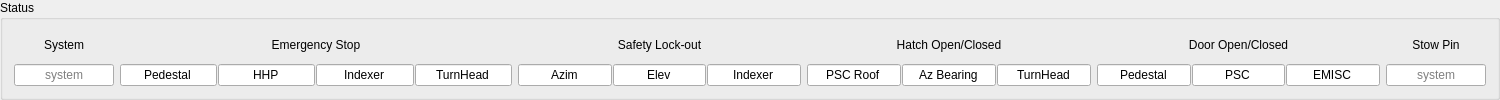
     <widget class="QGroupBox" name="groupBox_status">
      <property name="maximumSize">
       <size>
        <width>1500</width>
        <height>100</height>
       </size>
      </property>
      <property name="title">
       <string>Status</string>
      </property>
      <layout class="QGridLayout" name="gridLayout">
       <item row="0" column="0">
        <spacer name="horizontalSpacer_10">
         <property name="orientation">
          <enum>Qt::Horizontal</enum>
         </property>
         <property name="sizeHint" stdset="0">
          <size>
           <width>40</width>
           <height>20</height>
          </size>
         </property>
        </spacer>
       </item>
       <item row="0" column="1">
        <widget class="QLabel" name="label_18">
         <property name="text">
          <string>System</string>
         </property>
         <property name="alignment">
          <set>Qt::AlignCenter</set>
         </property>
        </widget>
       </item>
       <item row="0" column="2">
        <widget class="QLabel" name="label_19">
         <property name="text">
          <string>Emergency Stop</string>
         </property>
         <property name="alignment">
          <set>Qt::AlignCenter</set>
         </property>
        </widget>
       </item>
       <item row="0" column="3">
        <spacer name="horizontalSpacer_18">
         <property name="orientation">
          <enum>Qt::Horizontal</enum>
         </property>
         <property name="sizeHint" stdset="0">
          <size>
           <width>13</width>
           <height>18</height>
          </size>
         </property>
        </spacer>
       </item>
       <item row="0" column="4">
        <widget class="QLabel" name="label_20">
         <property name="text">
          <string>Safety Lock-out</string>
         </property>
         <property name="alignment">
          <set>Qt::AlignCenter</set>
         </property>
        </widget>
       </item>
       <item row="0" column="5">
        <spacer name="horizontalSpacer_20">
         <property name="orientation">
          <enum>Qt::Horizontal</enum>
         </property>
         <property name="sizeHint" stdset="0">
          <size>
           <width>13</width>
           <height>18</height>
          </size>
         </property>
        </spacer>
       </item>
       <item row="0" column="6">
        <widget class="QLabel" name="label_21">
         <property name="text">
          <string>Hatch Open/Closed</string>
         </property>
         <property name="alignment">
          <set>Qt::AlignCenter</set>
         </property>
        </widget>
       </item>
       <item row="0" column="7">
        <spacer name="horizontalSpacer_22">
         <property name="orientation">
          <enum>Qt::Horizontal</enum>
         </property>
         <property name="sizeHint" stdset="0">
          <size>
           <width>13</width>
           <height>18</height>
          </size>
         </property>
        </spacer>
       </item>
       <item row="0" column="8">
        <widget class="QLabel" name="label_22">
         <property name="text">
          <string>Door Open/Closed</string>
         </property>
         <property name="alignment">
          <set>Qt::AlignCenter</set>
         </property>
        </widget>
       </item>
       <item row="0" column="9">
        <spacer name="horizontalSpacer_24">
         <property name="orientation">
          <enum>Qt::Horizontal</enum>
         </property>
         <property name="sizeHint" stdset="0">
          <size>
           <width>13</width>
           <height>18</height>
          </size>
         </property>
        </spacer>
       </item>
       <item row="0" column="10">
        <widget class="QLabel" name="label_23">
         <property name="text">
          <string>Stow Pin</string>
         </property>
         <property name="alignment">
          <set>Qt::AlignCenter</set>
         </property>
        </widget>
       </item>
       <item row="0" column="11">
        <spacer name="horizontalSpacer_6">
         <property name="orientation">
          <enum>Qt::Horizontal</enum>
         </property>
         <property name="sizeHint" stdset="0">
          <size>
           <width>13</width>
           <height>18</height>
          </size>
         </property>
        </spacer>
       </item>
       <item row="1" column="0">
        <spacer name="horizontalSpacer_11">
         <property name="orientation">
          <enum>Qt::Horizontal</enum>
         </property>
         <property name="sizeHint" stdset="0">
          <size>
           <width>40</width>
           <height>20</height>
          </size>
         </property>
        </spacer>
       </item>
       <item row="1" column="1">
        <widget class="QLineEdit" name="lineEdit_system">
         <property name="sizePolicy">
          <sizepolicy hsizetype="MinimumExpanding" vsizetype="Fixed">
           <horstretch>0</horstretch>
           <verstretch>0</verstretch>
          </sizepolicy>
         </property>
         <property name="minimumSize">
          <size>
           <width>100</width>
           <height>0</height>
          </size>
         </property>
         <property name="focusPolicy">
          <enum>Qt::NoFocus</enum>
         </property>
         <property name="alignment">
          <set>Qt::AlignCenter</set>
         </property>
         <property name="readOnly">
          <bool>true</bool>
         </property>
         <property name="placeholderText">
          <string>system</string>
         </property>
         <property name="opcua" stdset="0">
          <string>Management.ManagementStatus.DscState</string>
         </property>
         <property name="opcua_type" stdset="0">
          <string>DscStateType</string>
         </property>
        </widget>
       </item>
       <item row="1" column="2">
        <layout class="QHBoxLayout" name="horizontalLayout">
         <property name="spacing">
          <number>1</number>
         </property>
         <property name="sizeConstraint">
          <enum>QLayout::SetFixedSize</enum>
         </property>
         <item>
          <widget class="QLineEdit" name="lineEdit_system_2">
           <property name="sizePolicy">
            <sizepolicy hsizetype="Minimum" vsizetype="Fixed">
             <horstretch>0</horstretch>
             <verstretch>0</verstretch>
            </sizepolicy>
           </property>
           <property name="minimumSize">
            <size>
             <width>90</width>
             <height>0</height>
            </size>
           </property>
           <property name="focusPolicy">
            <enum>Qt::NoFocus</enum>
           </property>
           <property name="text">
            <string>Pedestal</string>
           </property>
           <property name="alignment">
            <set>Qt::AlignCenter</set>
           </property>
           <property name="readOnly">
            <bool>true</bool>
           </property>
           <property name="placeholderText">
            <string>replace 4 LED</string>
           </property>
           <property name="opcua" stdset="0">
            <string>Safety.EstopPed</string>
           </property>
           <property name="opcua_type" stdset="0">
            <string>Boolean</string>
           </property>
           <property name="led_colour" stdset="0">
            <string>red</string>
           </property>
          </widget>
         </item>
         <item>
          <widget class="QLineEdit" name="lineEdit_system_7">
           <property name="sizePolicy">
            <sizepolicy hsizetype="Minimum" vsizetype="Fixed">
             <horstretch>0</horstretch>
             <verstretch>0</verstretch>
            </sizepolicy>
           </property>
           <property name="minimumSize">
            <size>
             <width>90</width>
             <height>0</height>
            </size>
           </property>
           <property name="focusPolicy">
            <enum>Qt::NoFocus</enum>
           </property>
           <property name="text">
            <string>HHP</string>
           </property>
           <property name="alignment">
            <set>Qt::AlignCenter</set>
           </property>
           <property name="readOnly">
            <bool>true</bool>
           </property>
           <property name="placeholderText">
            <string/>
           </property>
           <property name="opcua" stdset="0">
            <string>Safety.EstopHHP</string>
           </property>
           <property name="opcua_type" stdset="0">
            <string>Boolean</string>
           </property>
           <property name="led_colour" stdset="0">
            <string>red</string>
           </property>
          </widget>
         </item>
         <item>
          <widget class="QLineEdit" name="lineEdit_system_8">
           <property name="sizePolicy">
            <sizepolicy hsizetype="Minimum" vsizetype="Fixed">
             <horstretch>0</horstretch>
             <verstretch>0</verstretch>
            </sizepolicy>
           </property>
           <property name="minimumSize">
            <size>
             <width>90</width>
             <height>0</height>
            </size>
           </property>
           <property name="focusPolicy">
            <enum>Qt::NoFocus</enum>
           </property>
           <property name="text">
            <string>Indexer</string>
           </property>
           <property name="alignment">
            <set>Qt::AlignCenter</set>
           </property>
           <property name="readOnly">
            <bool>true</bool>
           </property>
           <property name="placeholderText">
            <string>replace 4 LED</string>
           </property>
           <property name="opcua" stdset="0">
            <string>Safety.EstopFi</string>
           </property>
           <property name="opcua_type" stdset="0">
            <string>Boolean</string>
           </property>
           <property name="led_colour" stdset="0">
            <string>red</string>
           </property>
          </widget>
         </item>
         <item>
          <widget class="QLineEdit" name="lineEdit_system_9">
           <property name="sizePolicy">
            <sizepolicy hsizetype="Minimum" vsizetype="Fixed">
             <horstretch>0</horstretch>
             <verstretch>0</verstretch>
            </sizepolicy>
           </property>
           <property name="minimumSize">
            <size>
             <width>90</width>
             <height>0</height>
            </size>
           </property>
           <property name="focusPolicy">
            <enum>Qt::NoFocus</enum>
           </property>
           <property name="text">
            <string>TurnHead</string>
           </property>
           <property name="alignment">
            <set>Qt::AlignCenter</set>
           </property>
           <property name="readOnly">
            <bool>true</bool>
           </property>
           <property name="placeholderText">
            <string>replace 4 LED</string>
           </property>
           <property name="opcua" stdset="0">
            <string>Safety.EStopTurnHead</string>
           </property>
           <property name="opcua_type" stdset="0">
            <string>Boolean</string>
           </property>
           <property name="led_colour" stdset="0">
            <string>red</string>
           </property>
          </widget>
         </item>
        </layout>
       </item>
       <item row="1" column="3">
        <spacer name="horizontalSpacer_17">
         <property name="orientation">
          <enum>Qt::Horizontal</enum>
         </property>
         <property name="sizeHint" stdset="0">
          <size>
           <width>13</width>
           <height>17</height>
          </size>
         </property>
        </spacer>
       </item>
       <item row="1" column="4">
        <layout class="QHBoxLayout" name="horizontalLayout_2">
         <property name="spacing">
          <number>1</number>
         </property>
         <property name="sizeConstraint">
          <enum>QLayout::SetFixedSize</enum>
         </property>
         <item>
          <widget class="QLineEdit" name="lineEdit_system_3">
           <property name="minimumSize">
            <size>
             <width>55</width>
             <height>0</height>
            </size>
           </property>
           <property name="focusPolicy">
            <enum>Qt::NoFocus</enum>
           </property>
           <property name="text">
            <string>Azim</string>
           </property>
           <property name="alignment">
            <set>Qt::AlignCenter</set>
           </property>
           <property name="readOnly">
            <bool>true</bool>
           </property>
           <property name="placeholderText">
            <string>replace 3 LED</string>
           </property>
           <property name="opcua" stdset="0">
            <string>Safety.STO_Az</string>
           </property>
           <property name="opcua_type" stdset="0">
            <string>Boolean</string>
           </property>
           <property name="led_colour" stdset="0">
            <string>red</string>
           </property>
          </widget>
         </item>
         <item>
          <widget class="QLineEdit" name="lineEdit_system_10">
           <property name="minimumSize">
            <size>
             <width>55</width>
             <height>0</height>
            </size>
           </property>
           <property name="focusPolicy">
            <enum>Qt::NoFocus</enum>
           </property>
           <property name="text">
            <string>Elev</string>
           </property>
           <property name="alignment">
            <set>Qt::AlignCenter</set>
           </property>
           <property name="readOnly">
            <bool>true</bool>
           </property>
           <property name="placeholderText">
            <string>replace 3 LED</string>
           </property>
           <property name="opcua" stdset="0">
            <string>Safety.STO_El</string>
           </property>
           <property name="opcua_type" stdset="0">
            <string>Boolean</string>
           </property>
           <property name="led_colour" stdset="0">
            <string>red</string>
           </property>
          </widget>
         </item>
         <item>
          <widget class="QLineEdit" name="lineEdit_system_11">
           <property name="minimumSize">
            <size>
             <width>55</width>
             <height>0</height>
            </size>
           </property>
           <property name="focusPolicy">
            <enum>Qt::NoFocus</enum>
           </property>
           <property name="text">
            <string>Indexer</string>
           </property>
           <property name="alignment">
            <set>Qt::AlignCenter</set>
           </property>
           <property name="readOnly">
            <bool>true</bool>
           </property>
           <property name="placeholderText">
            <string>replace 3 LED</string>
           </property>
           <property name="opcua" stdset="0">
            <string>Safety.STO_Fi</string>
           </property>
           <property name="opcua_type" stdset="0">
            <string>Boolean</string>
           </property>
           <property name="led_colour" stdset="0">
            <string>red</string>
           </property>
          </widget>
         </item>
        </layout>
       </item>
       <item row="1" column="5">
        <spacer name="horizontalSpacer_19">
         <property name="orientation">
          <enum>Qt::Horizontal</enum>
         </property>
         <property name="sizeHint" stdset="0">
          <size>
           <width>13</width>
           <height>17</height>
          </size>
         </property>
        </spacer>
       </item>
       <item row="1" column="6">
        <layout class="QHBoxLayout" name="horizontalLayout_4">
         <property name="spacing">
          <number>1</number>
         </property>
         <property name="sizeConstraint">
          <enum>QLayout::SetFixedSize</enum>
         </property>
         <item>
          <widget class="QLineEdit" name="lineEdit_system_4">
           <property name="minimumSize">
            <size>
             <width>75</width>
             <height>0</height>
            </size>
           </property>
           <property name="focusPolicy">
            <enum>Qt::NoFocus</enum>
           </property>
           <property name="text">
            <string>PSC Roof</string>
           </property>
           <property name="alignment">
            <set>Qt::AlignCenter</set>
           </property>
           <property name="readOnly">
            <bool>true</bool>
           </property>
           <property name="placeholderText">
            <string>system</string>
           </property>
           <property name="opcua" stdset="0">
            <string>Management.ManagementStatus.WarningStatus.waHatchPscRoof</string>
           </property>
           <property name="opcua_type" stdset="0">
            <string>Boolean</string>
           </property>
           <property name="led_colour" stdset="0">
            <string>orange</string>
           </property>
          </widget>
         </item>
         <item>
          <widget class="QLineEdit" name="lineEdit_system_12">
           <property name="minimumSize">
            <size>
             <width>75</width>
             <height>0</height>
            </size>
           </property>
           <property name="focusPolicy">
            <enum>Qt::NoFocus</enum>
           </property>
           <property name="text">
            <string>Az Bearing</string>
           </property>
           <property name="alignment">
            <set>Qt::AlignCenter</set>
           </property>
           <property name="readOnly">
            <bool>true</bool>
           </property>
           <property name="placeholderText">
            <string>system</string>
           </property>
           <property name="opcua" stdset="0">
            <string>Safety.HatchAzBearing</string>
           </property>
           <property name="opcua_type" stdset="0">
            <string>Boolean</string>
           </property>
           <property name="led_colour" stdset="0">
            <string>red</string>
           </property>
          </widget>
         </item>
         <item>
          <widget class="QLineEdit" name="lineEdit_system_13">
           <property name="minimumSize">
            <size>
             <width>75</width>
             <height>0</height>
            </size>
           </property>
           <property name="focusPolicy">
            <enum>Qt::NoFocus</enum>
           </property>
           <property name="text">
            <string>TurnHead</string>
           </property>
           <property name="alignment">
            <set>Qt::AlignCenter</set>
           </property>
           <property name="readOnly">
            <bool>true</bool>
           </property>
           <property name="placeholderText">
            <string>system</string>
           </property>
           <property name="opcua" stdset="0">
            <string>Safety.HatchTurnHeadRoof</string>
           </property>
           <property name="opcua_type" stdset="0">
            <string>Boolean</string>
           </property>
           <property name="led_colour" stdset="0">
            <string>red</string>
           </property>
          </widget>
         </item>
        </layout>
       </item>
       <item row="1" column="7">
        <spacer name="horizontalSpacer_21">
         <property name="orientation">
          <enum>Qt::Horizontal</enum>
         </property>
         <property name="sizeHint" stdset="0">
          <size>
           <width>13</width>
           <height>17</height>
          </size>
         </property>
        </spacer>
       </item>
       <item row="1" column="8">
        <layout class="QHBoxLayout" name="horizontalLayout_5">
         <property name="spacing">
          <number>1</number>
         </property>
         <property name="sizeConstraint">
          <enum>QLayout::SetFixedSize</enum>
         </property>
         <item>
          <widget class="QLineEdit" name="lineEdit_system_5">
           <property name="minimumSize">
            <size>
             <width>75</width>
             <height>0</height>
            </size>
           </property>
           <property name="focusPolicy">
            <enum>Qt::NoFocus</enum>
           </property>
           <property name="text">
            <string>Pedestal</string>
           </property>
           <property name="alignment">
            <set>Qt::AlignCenter</set>
           </property>
           <property name="readOnly">
            <bool>true</bool>
           </property>
           <property name="placeholderText">
            <string>system</string>
           </property>
           <property name="opcua" stdset="0">
            <string>Management.ManagementStatus.WarningStatus.waDoorPED</string>
           </property>
           <property name="opcua_type" stdset="0">
            <string>Boolean</string>
           </property>
           <property name="led_colour" stdset="0">
            <string>orange</string>
           </property>
          </widget>
         </item>
         <item>
          <widget class="QLineEdit" name="lineEdit_system_14">
           <property name="minimumSize">
            <size>
             <width>60</width>
             <height>0</height>
            </size>
           </property>
           <property name="focusPolicy">
            <enum>Qt::NoFocus</enum>
           </property>
           <property name="text">
            <string>PSC</string>
           </property>
           <property name="alignment">
            <set>Qt::AlignCenter</set>
           </property>
           <property name="readOnly">
            <bool>true</bool>
           </property>
           <property name="placeholderText">
            <string>system</string>
           </property>
           <property name="opcua" stdset="0">
            <string>Management.ManagementStatus.WarningStatus.waDoorPSC</string>
           </property>
           <property name="opcua_type" stdset="0">
            <string>Boolean</string>
           </property>
           <property name="led_colour" stdset="0">
            <string>orange</string>
           </property>
          </widget>
         </item>
         <item>
          <widget class="QLineEdit" name="lineEdit_system_15">
           <property name="minimumSize">
            <size>
             <width>60</width>
             <height>0</height>
            </size>
           </property>
           <property name="focusPolicy">
            <enum>Qt::NoFocus</enum>
           </property>
           <property name="text">
            <string>EMISC</string>
           </property>
           <property name="alignment">
            <set>Qt::AlignCenter</set>
           </property>
           <property name="readOnly">
            <bool>true</bool>
           </property>
           <property name="placeholderText">
            <string>system</string>
           </property>
           <property name="opcua" stdset="0">
            <string>Management.ManagementStatus.WarningStatus.waDoorEMISC</string>
           </property>
           <property name="opcua_type" stdset="0">
            <string>Boolean</string>
           </property>
           <property name="led_colour" stdset="0">
            <string>orange</string>
           </property>
          </widget>
         </item>
        </layout>
       </item>
       <item row="1" column="9">
        <spacer name="horizontalSpacer_23">
         <property name="orientation">
          <enum>Qt::Horizontal</enum>
         </property>
         <property name="sizeHint" stdset="0">
          <size>
           <width>13</width>
           <height>17</height>
          </size>
         </property>
        </spacer>
       </item>
       <item row="1" column="10">
        <widget class="QLineEdit" name="lineEdit_system_6">
         <property name="sizePolicy">
          <sizepolicy hsizetype="MinimumExpanding" vsizetype="Fixed">
           <horstretch>0</horstretch>
           <verstretch>0</verstretch>
          </sizepolicy>
         </property>
         <property name="minimumSize">
          <size>
           <width>100</width>
           <height>0</height>
          </size>
         </property>
         <property name="focusPolicy">
          <enum>Qt::NoFocus</enum>
         </property>
         <property name="alignment">
          <set>Qt::AlignCenter</set>
         </property>
         <property name="readOnly">
          <bool>true</bool>
         </property>
         <property name="placeholderText">
          <string>system</string>
         </property>
         <property name="opcua" stdset="0">
          <string>Safety.StowPinStatus</string>
         </property>
         <property name="opcua_type" stdset="0">
          <string>StowPinStatusType</string>
         </property>
        </widget>
       </item>
       <item row="1" column="11">
        <spacer name="horizontalSpacer">
         <property name="orientation">
          <enum>Qt::Horizontal</enum>
         </property>
         <property name="sizeHint" stdset="0">
          <size>
           <width>20</width>
           <height>20</height>
          </size>
         </property>
        </spacer>
       </item>
      </layout>
     </widget>
